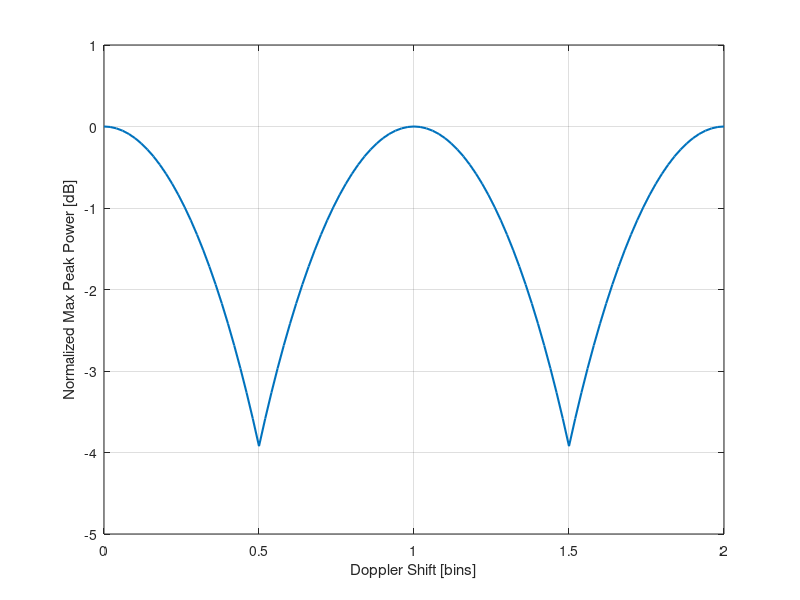

MATLAB code for this plot:
SF = 12;
N = 2^SF;
Fs = 100000;
BW = 100000;
df = Fs / N;

t = (0:N-1)/Fs;
mu = BW * Fs / N;
tx_chirp = exp(1i * pi * mu * t.^2);
rx_down_chirp = conj(tx_chirp);

fft_ideal = fft(tx_chirp .* rx_down_chirp);
ref_power = max(abs(fft_ideal).^2);

fd_bin_vec = 0:0.02:2;
max_power_dB = zeros(size(fd_bin_vec));

for idx = 1:length(fd_bin_vec)
    fd_bin = fd_bin_vec(idx);
    fd = fd_bin * df;
    
    rx_signal = tx_chirp .* exp(1i * 2 * pi * fd * t);
    dechirp_signal = rx_signal .* rx_down_chirp;
    fft_signal = fft(dechirp_signal);
    
    max_power = max(abs(fft_signal).^2);
    max_power_dB(idx) = 10 * log10(max_power / ref_power);
end

figure;
plot(fd_bin_vec, max_power_dB, 'LineWidth', 1.5);
grid on;
xlabel('Doppler Shift [bins]');
ylabel('Normalized Max Peak Power [dB]');
ylim([-5 1]);
